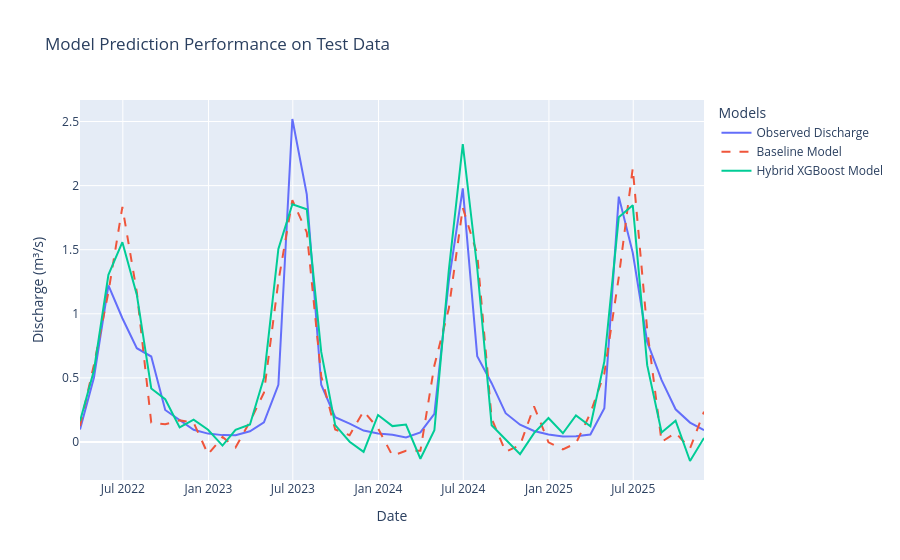

The code cell stored with this chart in its notebook:
### Code cell
# Cell 13 - Create a results DataFrame for plotting (use actual names from this notebook)
# Observed: y_test_true (test ground truth)
# Baseline: y_test_pred (baseline LR predictions on X_test_lagged) -> flatten and align index
# Hybrid_XGB: q_hybrid_testf (final hybrid XGB predictions on test)
# Hybrid_LSTM: no LSTM preds in notebook — fill with NaN to keep the same shape
import plotly.graph_objects as go

baseline_series = pd.Series(y_test_pred.ravel(), index=y_test_true.index, name='Baseline')
xgb_series = pd.Series(q_hybrid_testf, index=y_test_true.index, name='Hybrid_XGB')
lstm_series = pd.Series(np.nan, index=y_test_true.index, name='Hybrid_LSTM')

results_df = pd.DataFrame({
    'Observed': y_test_true,
    'Baseline': baseline_series,
    'Hybrid_XGB': xgb_series,
}, index=y_test_true.index)

# Plot the results
fig = go.Figure()
fig.add_trace(go.Scatter(x=results_df.index, y=results_df['Observed'], mode='lines', name='Observed Discharge'))
fig.add_trace(go.Scatter(x=results_df.index, y=results_df['Baseline'], mode='lines', name='Baseline Model', line=dict(dash='dash')))
fig.add_trace(go.Scatter(x=results_df.index, y=results_df['Hybrid_XGB'], mode='lines', name='Hybrid XGBoost Model'))

fig.update_layout(title='Model Prediction Performance on Test Data',
                  xaxis_title='Date',
                  yaxis_title='Discharge (m³/s)',
                  legend_title='Models')
fig.show()

### Figure 1 — Plotly figure (JSON) as saved in the notebook; plotly's stock layout.template omitted (floating-point values rounded to 4 significant figures)
{"data": [{"mode": "lines", "name": "Observed Discharge", "type": "scatter", "x": ["2022-03-31", "2022-04-30", "2022-05-31", "2022-06-30", "2022-07-31", "2022-08-31", "2022-09-30", "2022-10-31", "2022-11-30", "2022-12-31", "2023-01-31", "2023-02-28", "2023-03-31", "2023-04-30", "2023-05-31", "2023-06-30", "2023-07-31", "2023-08-31", "2023-09-30", "2023-10-31", "2023-11-30", "2023-12-31", "2024-01-31", "2024-02-29", "2024-03-31", "2024-04-30", "2024-05-31", "2024-06-30", "2024-07-31", "2024-08-31", "2024-09-30", "2024-10-31", "2024-11-30", "2024-12-31", "2025-01-31", "2025-02-28", "2025-03-31", "2025-04-30", "2025-05-31", "2025-06-30", "2025-07-31", "2025-08-31", "2025-09-30", "2025-10-31", "2025-11-30"], "y": [0.09828, 0.5031, 1.222, 0.9655, 0.7315, 0.6667, 0.2498, 0.1705, 0.09521, 0.06546, 0.05361, 0.05225, 0.08348, 0.1531, 0.4461, 2.52, 1.932, 0.4468, 0.1936, 0.1439, 0.08941, 0.06665, 0.05663, 0.03581, 0.07429, 0.2202, 1.255, 1.978, 0.6694, 0.4588, 0.2243, 0.1344, 0.08576, 0.05822, 0.0424, 0.04402, 0.05793, 0.2644, 1.914, 1.476, 0.7803, 0.4825, 0.2551, 0.1512, 0.09247]}, {"line": {"dash": "dash"}, "mode": "lines", "name": "Baseline Model", "type": "scatter", "x": ["2022-03-31", "2022-04-30", "2022-05-31", "2022-06-30", "2022-07-31", "2022-08-31", "2022-09-30", "2022-10-31", "2022-11-30", "2022-12-31", "2023-01-31", "2023-02-28", "2023-03-31", "2023-04-30", "2023-05-31", "2023-06-30", "2023-07-31", "2023-08-31", "2023-09-30", "2023-10-31", "2023-11-30", "2023-12-31", "2024-01-31", "2024-02-29", "2024-03-31", "2024-04-30", "2024-05-31", "2024-06-30", "2024-07-31", "2024-08-31", "2024-09-30", "2024-10-31", "2024-11-30", "2024-12-31", "2025-01-31", "2025-02-28", "2025-03-31", "2025-04-30", "2025-05-31", "2025-06-30", "2025-07-31", "2025-08-31", "2025-09-30", "2025-10-31", "2025-11-30"], "y": [0.1249, 0.6036, 1.169, 1.834, 1.169, 0.1512, 0.1381, 0.1685, 0.151, -0.09642, 0.03884, -0.04245, 0.1592, 0.3854, 1.253, 1.887, 1.636, 0.5136, 0.09781, 0.05244, 0.2401, 0.1069, -0.1069, -0.0686, -0.06758, 0.5964, 1.041, 1.827, 1.465, 0.1821, -0.07575, -0.02538, 0.2775, -0.002453, -0.05703, -0.01043, 0.2246, 0.5362, 1.286, 2.135, 0.8763, 0.0005022, 0.07211, -0.05029, 0.2364]}, {"mode": "lines", "name": "Hybrid XGBoost Model", "type": "scatter", "x": ["2022-03-31", "2022-04-30", "2022-05-31", "2022-06-30", "2022-07-31", "2022-08-31", "2022-09-30", "2022-10-31", "2022-11-30", "2022-12-31", "2023-01-31", "2023-02-28", "2023-03-31", "2023-04-30", "2023-05-31", "2023-06-30", "2023-07-31", "2023-08-31", "2023-09-30", "2023-10-31", "2023-11-30", "2023-12-31", "2024-01-31", "2024-02-29", "2024-03-31", "2024-04-30", "2024-05-31", "2024-06-30", "2024-07-31", "2024-08-31", "2024-09-30", "2024-10-31", "2024-11-30", "2024-12-31", "2025-01-31", "2025-02-28", "2025-03-31", "2025-04-30", "2025-05-31", "2025-06-30", "2025-07-31", "2025-08-31", "2025-09-30", "2025-10-31", "2025-11-30"], "y": [0.162, 0.5597, 1.305, 1.559, 1.149, 0.4177, 0.3334, 0.1137, 0.1746, 0.09544, -0.02776, 0.09503, 0.1366, 0.5017, 1.506, 1.855, 1.816, 0.7028, 0.132, 0.002326, -0.07679, 0.2107, 0.124, 0.1365, -0.1306, 0.09178, 1.339, 2.323, 1.357, 0.1308, 0.01926, -0.09444, 0.06897, 0.1875, 0.0683, 0.2073, 0.1224, 0.6289, 1.753, 1.848, 0.5994, 0.07433, 0.1658, -0.1483, 0.03183]}], "layout": {"legend": {"title": {"text": "Models"}}, "title": {"text": "Model Prediction Performance on Test Data"}, "xaxis": {"title": {"text": "Date"}}, "yaxis": {"title": {"text": "Discharge (m³/s)"}}}}
